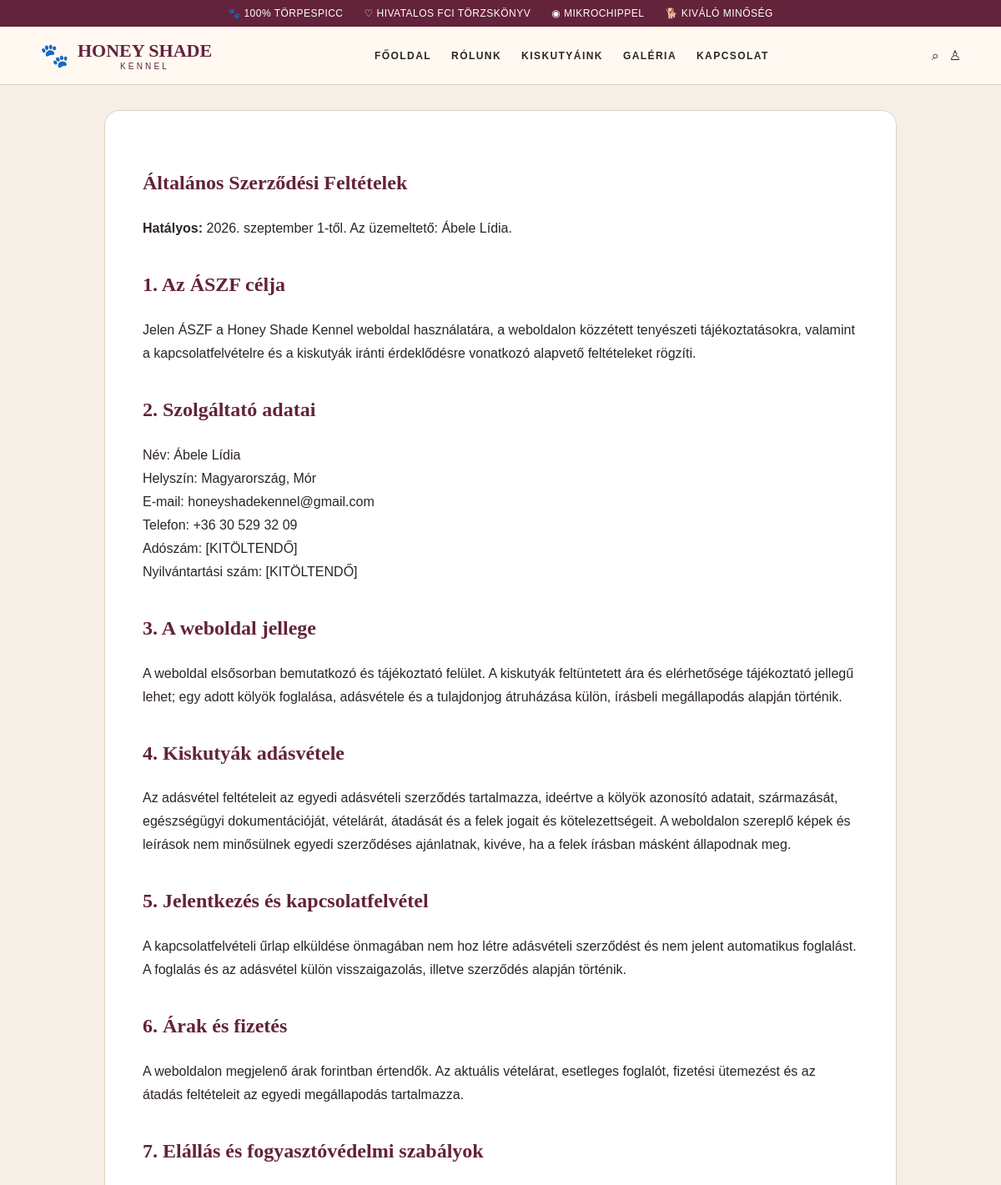
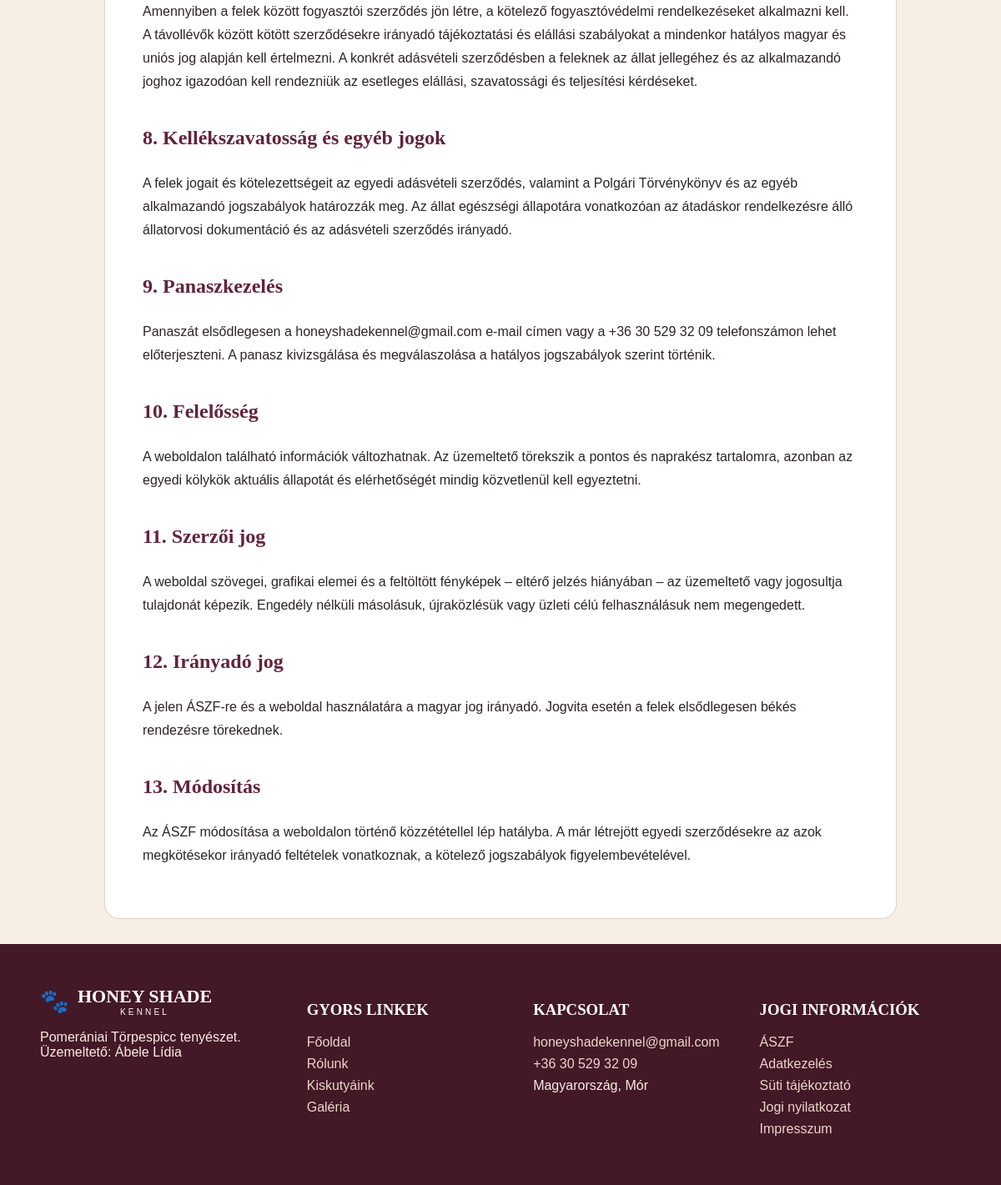
/jogi/aszf, run on the app's committed database (2 pictures, top to bottom).
### tables this page shows
CREATE TABLE content (key TEXT PRIMARY KEY, value TEXT NOT NULL);

### app.py (the view)
@app.route('/jogi/<page>')
def legal(page):
    if page not in {'aszf','adatvedelem','jogi','impresszum','suti'}: abort(404)
    return render_template(f'{page}.html')

### app.py (called while the page is built)
def db():
    con = sqlite3.connect(DB_PATH)
    con.row_factory = sqlite3.Row
    return con

def content():
    con=db(); rows=con.execute('SELECT key,value FROM content').fetchall(); con.close(); return {r['key']:r['value'] for r in rows}

def csrf():
    if 'csrf' not in session: session['csrf']=secrets.token_urlsafe(24)
    return session['csrf']

@app.context_processor
def inject(): return {'site':content(), 'csrf_token':csrf()}

### templates/aszf.html
{% extends 'base.html' %}{% block content %}<main class="wrap"><article class="legal"><h1>Általános Szerződési Feltételek</h1><p><b>Hatályos:</b> 2026. szeptember 1-től. Az üzemeltető: {{site.operator}}.</p><h2>1. Az ÁSZF célja</h2><p>Jelen ÁSZF a Honey Shade Kennel weboldal használatára, a weboldalon közzétett tenyészeti tájékoztatásokra, valamint a kapcsolatfelvételre és a kiskutyák iránti érdeklődésre vonatkozó alapvető feltételeket rögzíti.</p><h2>2. Szolgáltató adatai</h2><p>Név: {{site.operator}}<br>Helyszín: {{site.location}}<br>E-mail: {{site.email}}<br>Telefon: {{site.phone}}<br>Adószám: [KITÖLTENDŐ]<br>Nyilvántartási szám: [KITÖLTENDŐ]</p><h2>3. A weboldal jellege</h2><p>A weboldal elsősorban bemutatkozó és tájékoztató felület. A kiskutyák feltüntetett ára és elérhetősége tájékoztató jellegű lehet; egy adott kölyök foglalása, adásvétele és a tulajdonjog átruházása külön, írásbeli megállapodás alapján történik.</p><h2>4. Kiskutyák adásvétele</h2><p>Az adásvétel feltételeit az egyedi adásvételi szerződés tartalmazza, ideértve a kölyök azonosító adatait, származását, egészségügyi dokumentációját, vételárát, átadását és a felek jogait és kötelezettségeit. A weboldalon szereplő képek és leírások nem minősülnek egyedi szerződéses ajánlatnak, kivéve, ha a felek írásban másként állapodnak meg.</p><h2>5. Jelentkezés és kapcsolatfelvétel</h2><p>A kapcsolatfelvételi űrlap elküldése önmagában nem hoz létre adásvételi szerződést és nem jelent automatikus foglalást. A foglalás és az adásvétel külön visszaigazolás, illetve szerződés alapján történik.</p><h2>6. Árak és fizetés</h2><p>A weboldalon megjelenő árak forintban értendők. Az aktuális vételárat, esetleges foglalót, fizetési ütemezést és az átadás feltételeit az egyedi megállapodás tartalmazza.</p><h2>7. Elállás és fogyasztóvédelmi szabályok</h2><p>Amennyiben a felek között fogyasztói szerződés jön létre, a kötelező fogyasztóvédelmi rendelkezéseket alkalmazni kell. A távollévők között kötött szerződésekre irányadó tájékoztatási és elállási szabályokat a mindenkor hatályos magyar és uniós jog alapján kell értelmezni. A konkrét adásvételi szerződésben a feleknek az állat jellegéhez és az alkalmazandó joghoz igazodóan kell rendezniük az esetleges elállási, szavatossági és teljesítési kérdéseket.</p><h2>8. Kellékszavatosság és egyéb jogok</h2><p>A felek jogait és kötelezettségeit az egyedi adásvételi szerződés, valamint a Polgári Törvénykönyv és az egyéb alkalmazandó jogszabályok határozzák meg. Az állat egészségi állapotára vonatkozóan az átadáskor rendelkezésre álló állatorvosi dokumentáció és az adásvételi szerződés irányadó.</p><h2>9. Panaszkezelés</h2><p>Panaszát elsődlegesen a {{site.email}} e-mail címen vagy a {{site.phone}} telefonszámon lehet előterjeszteni. A panasz kivizsgálása és megválaszolása a hatályos jogszabályok szerint történik.</p><h2>10. Felelősség</h2><p>A weboldalon található információk változhatnak. Az üzemeltető törekszik a pontos és naprakész tartalomra, azonban az egyedi kölykök aktuális állapotát és elérhetőségét mindig közvetlenül kell egyeztetni.</p><h2>11. Szerzői jog</h2><p>A weboldal szövegei, grafikai elemei és a feltöltött fényképek – eltérő jelzés hiányában – az üzemeltető vagy jogosultja tulajdonát képezik. Engedély nélküli másolásuk, újraközlésük vagy üzleti célú felhasználásuk nem megengedett.</p><h2>12. Irányadó jog</h2><p>A jelen ÁSZF-re és a weboldal használatára a magyar jog irányadó. Jogvita esetén a felek elsődlegesen békés rendezésre törekednek.</p><h2>13. Módosítás</h2><p>Az ÁSZF módosítása a weboldalon történő közzététellel lép hatályba. A már létrejött egyedi szerződésekre az azok megkötésekor irányadó feltételek vonatkoznak, a kötelező jogszabályok figyelembevételével.</p></article></main>{% endblock %}

### templates/base.html (shortened to what this page needs)
<!doctype html><html lang="hu"><head></head><body>
<div class="top"><span>🐾 100% TÖRPESPICC</span><span>♡ HIVATALOS FCI TÖRZSKÖNYV</span><span>◉ MIKROCHIPPEL</span><span>🐕 KIVÁLÓ MINŐSÉG</span></div>
<header class="header"><a class="logo" href="{{ url_for('home') }}"><span class="paw">🐾</span><span><b>HONEY SHADE</b><small>KENNEL</small></span></a><nav class="nav"><a href="/#home">FŐOLDAL</a><a href="/#rolunk">RÓLUNK</a><a href="/#kiskutyak">KISKUTYÁINK</a><a href="/#galeria">GALÉRIA</a><a href="/#kapcsolat">KAPCSOLAT</a></nav><div class="icons"><span>⌕</span><a href="{{ url_for('admin_login') }}" title="Admin">♙</a><button class="hamb" onclick="document.querySelector('.nav').style.display='flex'">☰</button></div></header>
{% block content %}{% endblock %}
<footer class="footer"><div class="footgrid"><div><div class="logo" style="color:#fff"><span class="paw">🐾</span><span><b style="color:#fff">HONEY SHADE</b><small>KENNEL</small></span></div><p>Pomerániai Törpespicc tenyészet.<br>Üzemeltető: {{site.operator}}</p></div><div><h3>GYORS LINKEK</h3><a href="/#home">Főoldal</a><a href="/#rolunk">Rólunk</a><a href="/#kiskutyak">Kiskutyáink</a><a href="/#galeria">Galéria</a></div><div><h3>KAPCSOLAT</h3><a href="mailto:{{site.email}}">{{site.email}}</a><a href="tel:+36305293209">{{site.phone}}</a><span>{{site.location}}</span></div><div><h3>JOGI INFORMÁCIÓK</h3><a href="{{url_for('legal',page='aszf')}}">ÁSZF</a><a href="{{url_for('legal',page='adatvedelem')}}">Adatkezelés</a><a href="{{url_for('legal',page='suti')}}">Süti tájékoztató</a><a href="{{url_for('legal',page='jogi')}}">Jogi nyilatkozat</a><a href="{{url_for('legal',page='impresszum')}}">Impresszum</a></div></div></footer>
</body></html>

### templates/base.html (style rules this page uses)
:root { --wine:#63233a;--wine2:#431827;--cream:#f6efe5;--cream2:#fffaf3;--gold:#b18a5a;--ink:#2c2522;--line:#dfd0c1 }
* { box-sizing:border-box }
html { scroll-behavior:smooth }
body { margin:0;background:var(--cream);color:var(--ink);font-family:Arial,Helvetica,sans-serif }
h1,h2,h3,.serif { font-family:Georgia,'Times New Roman',serif }
a { color:inherit;text-decoration:none }
.top { background:var(--wine);color:#fff;padding:9px 4%;display:flex;gap:25px;justify-content:center;flex-wrap:wrap;font-size:12px;letter-spacing:.04em }
.header { position:sticky;top:0;z-index:20;background:#fffaf3ee;backdrop-filter:blur(10px);border-bottom:1px solid var(--line);display:flex;align-items:center;justify-content:space-between;padding:16px 4% }
.logo { display:flex;align-items:center;gap:10px;color:var(--wine) }
.paw { font-size:28px }
.logo b { display:block;font:700 22px Georgia }
.logo small { display:block;letter-spacing:.32em;font-size:10px;text-align:center }
.nav { display:flex;gap:24px;font-size:12px;font-weight:700;letter-spacing:.12em }
.icons { display:flex;gap:12px;align-items:center }
.wrap { max-width:1380px;margin:auto;padding:30px 4% }
.footer { background:var(--wine2);color:#f9eee2;padding:50px 4% }
.footgrid { max-width:1380px;margin:auto;display:grid;grid-template-columns:1.2fr 1fr 1fr 1fr;gap:30px }
.footer h3 { color:#fff }
.footer a { display:block;margin:8px 0;color:#ead7c7 }
.legal { max-width:950px;margin:auto;background:#fff;padding:45px;border-radius:18px;border:1px solid var(--line);line-height:1.75 }
.legal h1 { color:var(--wine) }
.legal h2 { color:var(--wine);margin-top:32px }

### data on the page
content: operator "Ábele Lídia"
content: location "Magyarország, Mór"
content: email "honeyshadekennel@gmail.com"
content: phone "+36 30 529 32 09"
